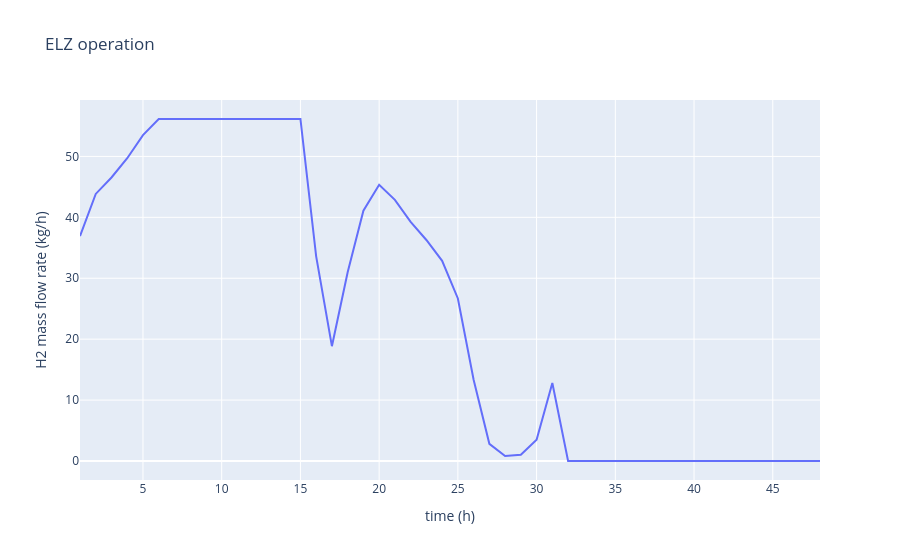

Here is the notebook cell this chart was saved with:
### Code cell
import plotly.express as px
import plotly.io as pio
pio.renderers.default = 'pdf'

times = np.arange(1, 49).tolist()
print(ely_pem.get_var_value("H2MassFlowRate"))
df = pd.DataFrame(data=[[ely_pem.get_var_value("H2MassFlowRate"), times]], columns=["H2MassFlowRate", "Time"])

print(df)

df = pd.DataFrame(dict(
    time = times,
    h2mfr = ely_pem.get_var_value("H2MassFlowRate")
))

fig = px.line(df, x="time", y="h2mfr", labels={
                     "time": "time (h)",
                     "h2mfr": "H2 mass flow rate (kg/h)"},
              title='ELZ operation')
fig.show(renderer="jupyterlab")

### Figure 1 — Plotly figure (JSON) as saved in the notebook; plotly's stock layout.template omitted (floating-point values rounded to 4 significant figures)
{"data": [{"hovertemplate": "time (h)=%{x}<br>H2 mass flow rate (kg/h)=%{y}<extra></extra>", "legendgroup": "", "line": {"color": "#636efa", "dash": "solid"}, "marker": {"symbol": "circle"}, "mode": "lines", "name": "", "orientation": "v", "showlegend": false, "type": "scatter", "x": [1, 2, 3, 4, 5, 6, 7, 8, 9, 10, 11, 12, 13, 14, 15, 16, 17, 18, 19, 20, 21, 22, 23, 24, 25, 26, 27, 28, 29, 30, 31, 32, 33, 34, 35, 36, 37, 38, 39, 40, 41, 42, 43, 44, 45, 46, 47, 48], "xaxis": "x", "y": [36.93, 43.85, 46.54, 49.7, 53.49, 56.14, 56.14, 56.14, 56.14, 56.14, 56.14, 56.14, 56.14, 56.14, 56.14, 33.6, 18.85, 30.98, 41.09, 45.35, 42.87, 39.26, 36.28, 32.86, 26.68, 13.33, 2.823, 0.8198, 1.021, 3.488, 12.8, 0, 0, 0, 0, 0, 0, 0, 0, 0, 0, 0, 0, 0, 0, 0, 0, 0], "yaxis": "y"}], "layout": {"autosize": true, "legend": {"tracegroupgap": 0}, "title": {"text": "ELZ operation"}, "xaxis": {"anchor": "y", "autorange": true, "domain": [0, 1], "range": [1, 48], "title": {"text": "time (h)"}, "type": "linear"}, "yaxis": {"anchor": "x", "autorange": true, "domain": [0, 1], "range": [-3.119, 59.26], "title": {"text": "H2 mass flow rate (kg/h)"}, "type": "linear"}}}
